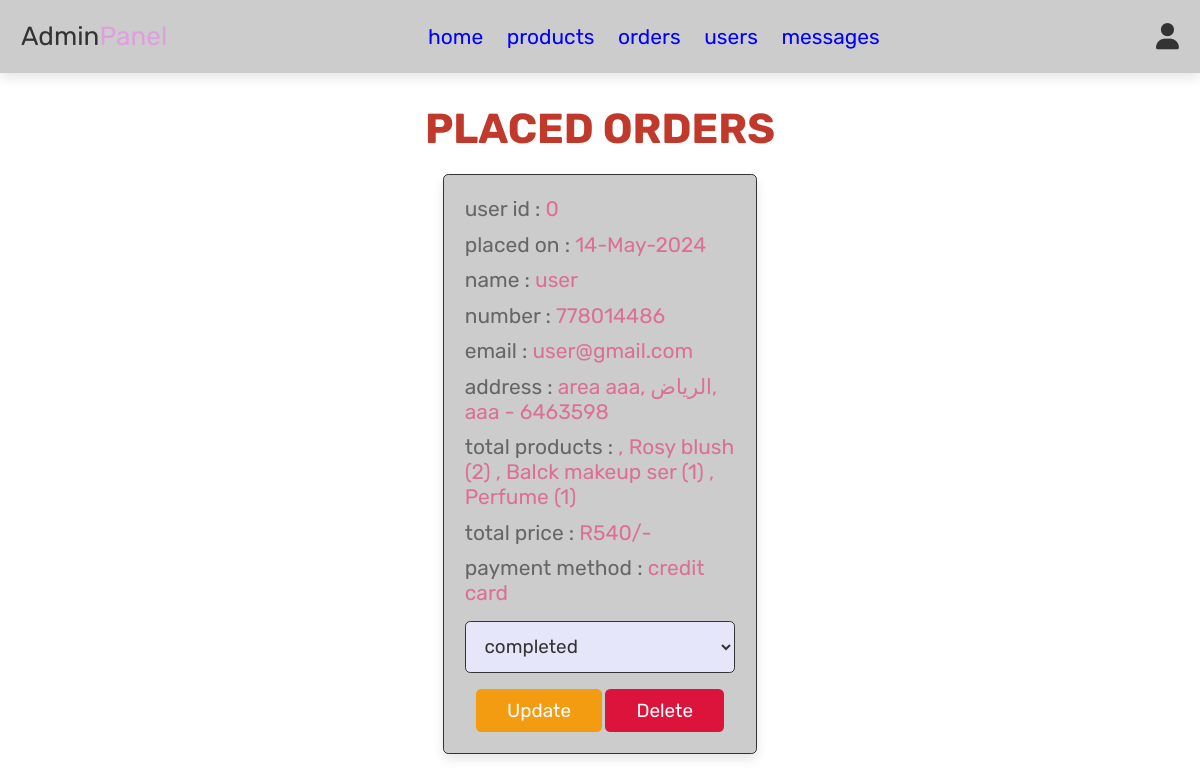
Page /admin_orders.php (signed in) on the committed database.
### tables this page shows
CREATE TABLE `orders` (
  `id` int(100) NOT NULL,
  `user_id` int(100) NOT NULL,
  `name` varchar(100) NOT NULL,
  `number` varchar(12) NOT NULL,
  `email` varchar(100) NOT NULL,
  `method` varchar(50) NOT NULL,
  `address` varchar(500) NOT NULL,
  `total_products` varchar(1000) NOT NULL,
  `total_price` int(100) NOT NULL,
  `placed_on` varchar(50) NOT NULL,
  `payment_status` varchar(20) NOT NULL DEFAULT 'panding'
);

### config.php (called while the page is built, shortened)
<?php
$version= time();
?>

### admin_orders.php (the view, shortened to what this page needs)
<?php
include 'config.php';
?>
<!DOCTYPE html>
<html lang="en">
<head>
   <link rel="stylesheet" href="https://cdnjs.cloudflare.com/ajax/libs/font-awesome/6.0.0/css/all.min.css">
   <link rel="stylesheet" href="css/admin_style.css?v=<?=$version?>">
   </head>
<body>
<?php include 'admin_header.php'; ?>
<section class="orders">
   <h1 class="title">placed orders</h1>
   <div class="box-container">
      <?php
      $select_orders = mysqli_query($conn, "SELECT * FROM `orders`") or die('query failed');
      if(mysqli_num_rows($select_orders) > 0){
         while($fetch_orders = mysqli_fetch_assoc($select_orders)){
      ?>
      <div class="box">
         <p> user id : <span><?php echo $fetch_orders['user_id']; ?></span> </p>
         <p> placed on : <span><?php echo $fetch_orders['placed_on']; ?></span> </p>
         <p> name : <span><?php echo $fetch_orders['name']; ?></span> </p>
         <p> number : <span><?php echo $fetch_orders['number']; ?></span> </p>
         <p> email : <span><?php echo $fetch_orders['email']; ?></span> </p>
         <p> address : <span><?php echo $fetch_orders['address']; ?></span> </p>
         <p> total products : <span><?php echo $fetch_orders['total_products']; ?></span> </p>
         <p> total price : <span>R<?php echo $fetch_orders['total_price']; ?>/-</span> </p>
         <p> payment method : <span><?php echo $fetch_orders['method']; ?></span> </p>
         <form action="" method="post">
            <select name="update_payment">
               <option value="" selected disabled><?php echo $fetch_orders['payment_status']; ?></option>
            </select>
            <input type="submit" value="update" name="update_order" class="option-btn">
            <a href="admin_orders.php?delete=<?php echo $fetch_orders['id']; ?>" onclick="return confirm('delete this order?');" class="delete-btn">delete</a>
         </form>
      </div>
      <?php
         }
      }else{
         echo '<p class="empty">no orders placed yet!</p>';
      }
      ?>
   </div>
</section>
</body>
</html>

### css/admin_style.css (style rules this page uses)
:root { --pulm:#DDA0DD; --salmon:#fa8072; --cadetblue:#5f9ea0; --red:#c0392b; --crimson:#dc143c; --orange:#f39c12; --black:#333; --lavender:#e6e6fa; --blue:#0000FF; --palevioletred:#DB7093; --white:#fff; --light-color:#666; --light-white:#ccc; --light-bg:#f5f5f5; --border:.1rem solid var(--black); --main-color: hotpink; --box-shadow:0 .5rem 1rem rgba(0,0,0,.1); }
* { font-family: 'Rubik', sans-serif; margin:0; padding:0; box-sizing: border-box; outline: none; border:none; text-decoration: none; transition:all .2s linear; }
html { font-size: 65.5%; overflow-x: hidden; }
body { background-image: url(../images/a.jpg); }
section { padding:3rem 2rem; }
.title { text-align: center; margin-bottom: 2rem; text-transform: uppercase; color:var(--red); font-size: 4rem; }
.btn, .option-btn, .delete-btn, .white-btn { display: inline-block; margin-top: 1rem; padding:1rem 3rem; cursor: pointer; color:var(--white); font-size: 1.8rem; border-radius: .5rem; text-transform: capitalize; }
.option-btn { background-color: var(--orange); }
.delete-btn { background-color: var(--crimson); }
.orders .box-container { display: grid; grid-template-columns: repeat(auto-fit, 30rem); justify-content: center; gap:1.5rem; max-width: 1200px; margin:0 auto; align-items: flex-start; }
.orders .box-container .box { background-color: var(--light-white); padding:2rem; border:var(--border); box-shadow: var(--box-shadow); border-radius: .5rem; }
.orders .box-container .box p { padding-bottom: 1rem; font-size: 2rem; color:var(--light-color); }
.orders .box-container .box p span { color:var(--palevioletred); }
.orders .box-container .box form { text-align: center; }
.orders .box-container .box form select { border-radius: .5rem; margin:.5rem 0; width: 100%; background-color: var(--lavender); border:var(--border); padding:1.2rem 1.4rem; font-size: 1.8rem; color:var(--black); }

### rows in the picture
orders: user "0", placed_on "14-May-2024", name "user", number "778014486", email "user@gmail.com", address "area aaa, الرياض, aaa - 6463598", total_products ", Rosy blush (2) , Balck makeup ser (1) , Perfume (1)", total_price "540", method "credit card", update_payment "completed"
